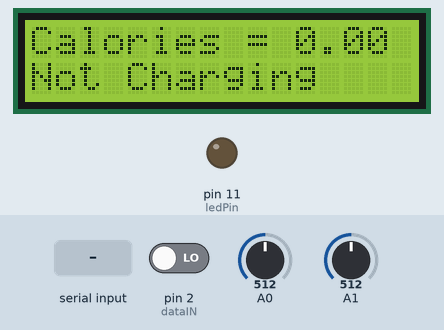
This sketch was run on a simulated Arduino Uno, built with avr-gcc and run on an emulated ATmega328P. On the bench: 16×2 character LCD, output pins drawn as LEDs (lit = HIGH). The inputs (shaded band) are chosen by the test bench; at power-on: A0 = 512, pin 2 (dataIN) LOW, A1 = 512. What the sketch prints to the serial monitor is not drawn.

Above: at 1.6 s.
1.7 s: "x" received over Serial
At 3.1 s:
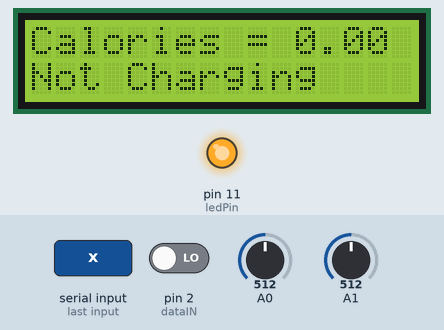
3.5 s: A0 set to 885
5.2 s: A0 set to 918
At 6.9 s:
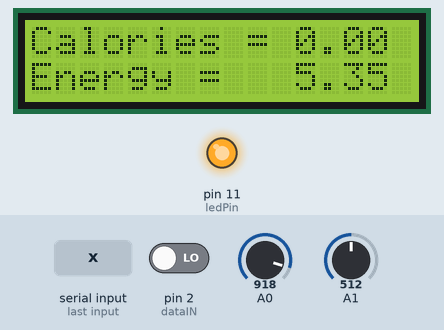
9.4 s: pin 2 (dataIN) driven HIGH
At 10.6 s:
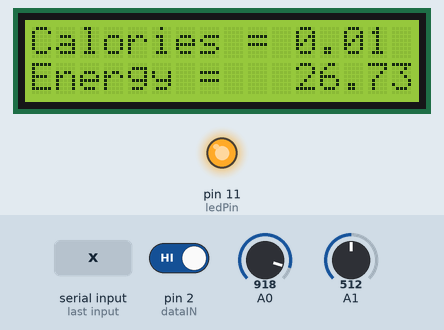
12.6 s: A0 set to 900
At 13.9 s:
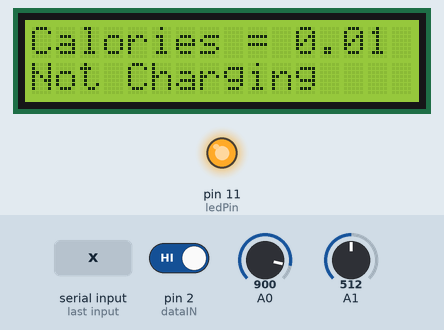
Timing chart, 0 to 15.6 s (numbered marks = the images above; inputs shaded):
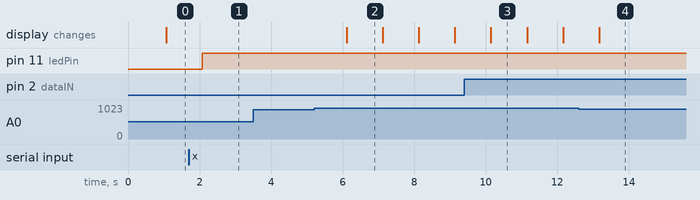

The sketch:

final.ino
```cpp
#include <LiquidCrystal.h>

LiquidCrystal lcd(8, 9, 4, 5, 6, 7); //defining lcd pins

const int dataIN = 2; //IR sensor INPUT

unsigned long prevmillis; // To store time
unsigned long duration; // To store time difference
unsigned long lcdrefresh; // To store time for lcd to refresh

float rpm = 0.0, rpm2 = 0.0; // RPM value

boolean currentstate; // Current state of IR input scan
boolean prevstate; // State of IR sensor in previous scan
float voltage;
float rev = 0.0;
int oldTime = 0;
int time = 0;
float cal = 0.0;
float cal2 = 0.0;
int ledPin = 11;
int buckPin;
int state1 = 0;
int state2 = 0;
float eng = 0.0;

void setup()
{
  pinMode(ledPin, OUTPUT);
  //pinMode(buckPin, OUTPUT);
  //pinMode(buckPin, OUTPUT);
  digitalWrite(ledPin, LOW);
  //digitalWrite(buckPin, LOW);
  Serial.begin(38400);
  //Serial.begin(9600);
  pinMode(dataIN, INPUT);
  pinMode(A1, INPUT);
  lcd.begin(16, 2);
  prevmillis = 0;
  prevstate = LOW;
  attachInterrupt(0, isr, RISING);
}

void loop()
{

  delay(1000);
  buckPin = analogRead(A0);
  //Serial.println(buckPin);

  voltage = analogRead(A1);
  detachInterrupt(0);
  time = millis() - oldTime;
  rpm = (rev / time) * 60000;

  oldTime = millis();
  rev = 0.0;

  if (Serial.available()) { // Checks whether data is comming from the serial port
    state1 = Serial.read();
    state2 = Serial.read();// Reads the data from the serial port
    //Serial.println(state1);
  }
  if (state1 == 0) {
    digitalWrite(ledPin, LOW); // Turn LED OFF
    //Serial.println("LED: OFF"); // Send back, to the phone, the String "LED: ON"
    //state1 = 0;
    lcd.clear();
    lcd.setCursor(0, 0);
    lcd.print("Calories = ");
    lcd.print(0.0);
    lcd.setCursor(0, 1);
    lcd.println("Not Charging");
    cal = 0.0;
    eng = 0.0;
    cal2=0.0;

  }
  else if (state1 == 120) {
    digitalWrite(ledPin, HIGH);
    //Serial.println("LED: ON");
    //state1 = 0;
    rpm2 = rpm / 3.25;
    cal += 0.0008 * rpm2;
    if (buckPin > 900)
    {
      //Serial.println("ON");
      eng += 5.3 * 1.0 * time / 1000.0;
      cal2+= 0.0008 * rpm2;
      lcd.clear();
      lcd.setCursor(0, 0);
      lcd.print("Calories = ");
      lcd.print(cal);
      //lcd.print(" kcl");
      lcd.setCursor(0, 1);
      lcd.println("Energy = ");
      lcd.print(eng);
    }
    //eng += 5.3 * 1.0 * time / 1000.0;
    //voltage = voltage * 2.0 * 8.00 / 1024 ;
    //delay(1000);
    else
    {
      lcd.clear();
      lcd.setCursor(0, 0);
      lcd.print("Calories = ");
      lcd.print(cal);
      //lcd.print(" kcl");
      lcd.setCursor(0, 1);
      lcd.println("Not Charging");
      //lcd.print(eng);
    }

    //lcd.print(" J");
    //Serial.print(rpm2);
    //Serial.print("  ");
    Serial.print(cal *4184);
    Serial.print(" J");
    Serial.print("   ");
    Serial.print(cal2 *4184);
    Serial.print(" J");
    Serial.print("   ");
    Serial.print(eng);
    Serial.print(" J");
    Serial.print("   ");
    Serial.print(eng*100/(cal2*4184));
    Serial.println(" %");
    //Serial.println();
    attachInterrupt(0, isr, RISING);
  }

  //if ( ( millis() - lcdrefresh ) >= 100 )
  //{

  //delay(100);
  //lcdrefresh = millis();

  //}
}

void isr()
{
  rev++;
}
```

Measured:
- the behaviour switches between 900 and 901 on A0 (found by bisection; images 1 and 2)
- after the input at 1.7 s, pin 11 (ledPin): LOW → HIGH after 0.37 s
- after the input at 3.5 s, every drawn part: stays the same
- after the input at 5.2 s, the display: changes after 0.91 s (image 2)
- after the input at 12.6 s, the display: changes after 0.58 s (image 4)
- what the display in image 2 shows lasts 1.0 s, from 6.1 s to 7.1 s
